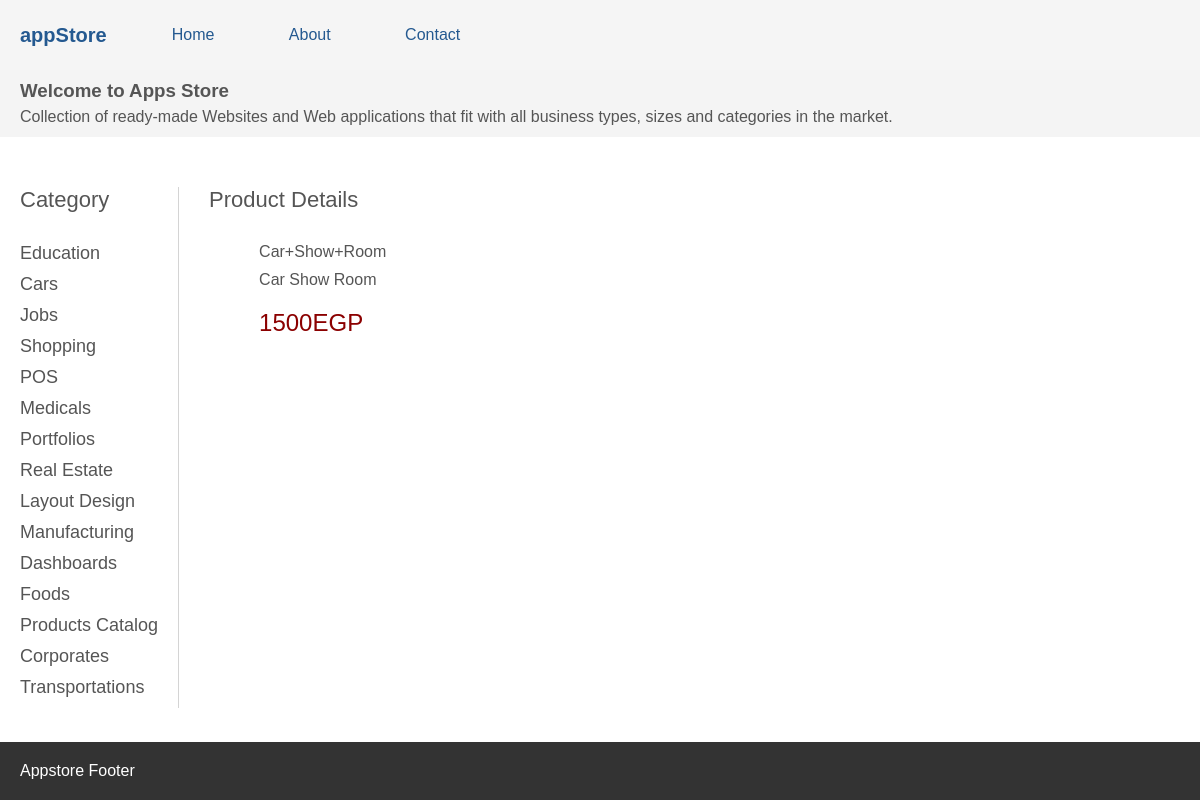
Screenshot of /product.php?title=Car+Show+Room with the database file from the repository.
### tables this page shows
CREATE TABLE `products` (
  `id` int(6) NOT NULL,
  `image` varchar(101) NOT NULL,
  `title` varchar(101) NOT NULL,
  `description` varchar(181) DEFAULT NULL,
  `meta_description` varchar(101) NOT NULL,
  `meta_keywords` varchar(101) NOT NULL,
  `category` varchar(101) NOT NULL,
  `subcategory` varchar(101) NOT NULL,
  `subscription_fees` int(6) NOT NULL,
  `sell_price` int(6) NOT NULL,
  `product_link1` mediumtext NOT NULL,
  `product_link2` mediumtext NOT NULL,
  `product_source_link` text NOT NULL,
  `created_at` datetime NOT NULL DEFAULT current_timestamp(),
  `status` tinyint(1) NOT NULL DEFAULT 1
);

### functions.php (called while the page is built, shortened)
<?php
function dbConnect()
{
    $mysqli = new mysqli(SERVER, USERNAME, PASSWORD, DATABASE);
    if ($mysqli->connect_errno != 0) {
        return FALSE;
    } else {
        return $mysqli;
    }
}
function getCategories()
{
    $mysqli = dbConnect();
    $result = $mysqli->query("SELECT DISTINCT category FROM products");
    while ($row = $result->fetch_assoc()) {
        $categories[] = $row;
    }
    return $categories;
}
function getProductByTitle($title)
{
    $mysqli = dbConnect();
    $smtp = $mysqli->prepare("SELECT * FROM products WHERE title=?");
    $smtp->bind_param("s", $title);
    $smtp->execute();
    $result = $smtp->get_result();
    $data = $result->fetch_all(MYSQLI_ASSOC);
    return $data;
}

### product.php (the view, shortened to what this page needs)
<?php require "functions.php" ?>
<?php
if (isset($_GET['title'])) {
    $title = urldecode($_GET['title']);
    $product = getProductByTitle($title);
}
?>
<!DOCTYPE html>
<html lang="en">
<head>
    <link rel="stylesheet" href="css/main.css">
</head>
<body>
    <?php include "incs/nav.php"; ?>
    <?php include "incs/header.php"; ?>
    <main>
        <div class="left">
            <div class="section-title">Category</div>
            <?php $categories = getCategories(); ?>
            <?php
            foreach ($categories as $category) {
            ?>
                <a href="category.php?category=<?php echo urlencode($category['category']); ?>">
                    <?php echo ucfirst($category['category']); ?>
                </a>
            <?php
            }
            ?>
        </div>
        <div class="right">
            <div class="section-title">Product Details</div>
            <div class="product">
                <div class="product-right">
                    <p class="title">
                        <?php echo urlencode($product[0]['title']); ?>
                    </p>
                    <p class="description">
                        <?php echo $product[0]['description'] ?>
                    </p>
                    <p class="price">
                        <?php echo $product[0]['sell_price']; ?><span>EGP</span>
                    </p>
                </div>
            </div>
        </div>
    </main>
    <?php include "incs/footer.php"; ?>
</body>
</html>

### css/main.css (style rules this page uses)
* { margin: 0; padding: 0; box-sizing: border-box; }
body { font-family: sans-serif; min-height: 100%; color: #555; }
main { padding: 20px; display: grid; grid-template-columns: auto 1fr; grid-column-gap: 30px; margin-top: 30px; margin-bottom: 30px; }
main .section-title { font-size: 22px; margin-bottom: 30px; }
main .left { border-right: thin solid #d4d4d4; padding-right: 20px; }
main .left a { display: block; text-decoration: none; color: #555; font-size: 18px; margin-bottom: 10px; }
main .right .product { display: grid; grid-template-columns: auto 1fr; grid-column-gap: 50px; grid-row-gap: 50px; }
main .right .description { margin-top: 10px; }
main .right .price { font-size: 24px; margin-top: 20px; color: darkred; }

### rows the page displays
products: title "Car+Show+Room", description "Car Show Room", sell_price "1500"

### other values shown
$category['category'] "Education"
$category['category'] "Cars"
$category['category'] "Jobs"
$category['category'] "Shopping"
$category['category'] "POS"
$category['category'] "Medicals"
$category['category'] "Portfolios"
$category['category'] "Real Estate"
$category['category'] "Layout Design"
$category['category'] "Manufacturing"
$category['category'] "Dashboards"
$category['category'] "Foods"
$category['category'] "Products Catalog"
$category['category'] "Corporates"
$category['category'] "Transportations"
